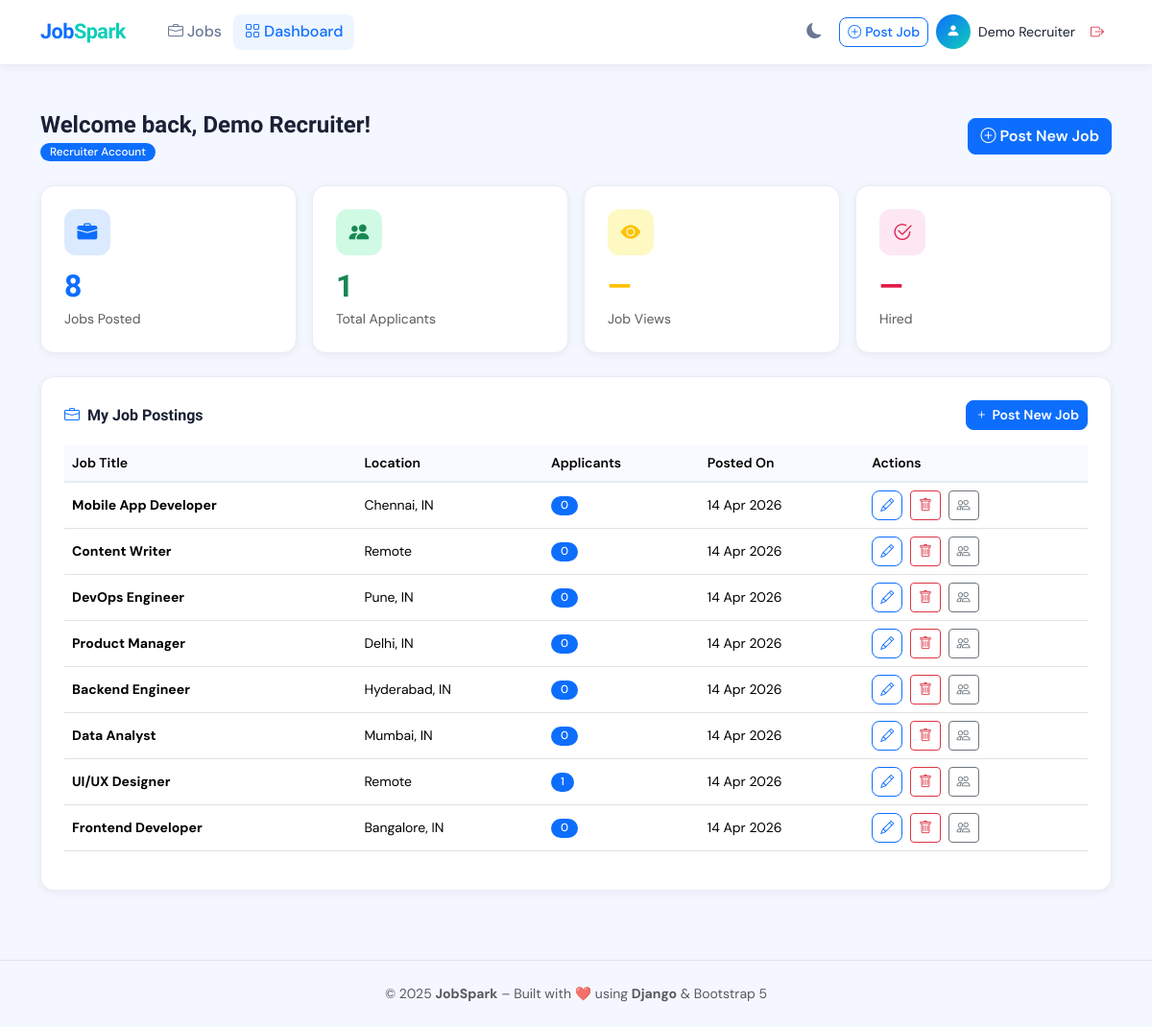
The page /dashboard/ (signed in) on the database its author committed.
### jobs/models.py (models this page shows, shortened)
class Job(models.Model):
    FULL_TIME  = 'Full-time'
    PART_TIME  = 'Part-time'
    CONTRACT   = 'Contract'
    INTERNSHIP = 'Internship'
    JOB_TYPE_CHOICES = [
        (FULL_TIME,  'Full-time'),
        (PART_TIME,  'Part-time'),
        (CONTRACT,   'Contract'),
        (INTERNSHIP, 'Internship'),
    ]
    ENGINEERING = 'Engineering'
    DESIGN      = 'Design'
    DATA        = 'Data'
    MANAGEMENT  = 'Management'
    MARKETING   = 'Marketing'
    SALES       = 'Sales'
    OTHER       = 'Other'
    CATEGORY_CHOICES = [
        (ENGINEERING, 'Engineering'),
        (DESIGN,      'Design'),
        (DATA,        'Data'),
        (MANAGEMENT,  'Management'),
        (MARKETING,   'Marketing'),
        (SALES,       'Sales'),
        (OTHER,       'Other'),
    ]
    title        = models.CharField(max_length=200)
    company      = models.CharField(max_length=200)
    location     = models.CharField(max_length=200)
    job_type     = models.CharField(max_length=20, choices=JOB_TYPE_CHOICES, default=FULL_TIME)
    salary       = models.CharField(max_length=100, blank=True, default='Negotiable')
    category     = models.CharField(max_length=50, choices=CATEGORY_CHOICES, default=ENGINEERING)
    description  = models.TextField()
    requirements = models.TextField(blank=True, help_text='One requirement per line')
    logo         = models.CharField(max_length=5, blank=True,
                                    help_text='2-letter abbreviation shown on card (e.g. TN)')
    recruiter = models.ForeignKey(
        User,
        on_delete=models.SET_NULL,
        null=True, blank=True,
        related_name='posted_jobs',
    )
    posted_at  = models.DateTimeField(default=timezone.now)
    updated_at = models.DateTimeField(auto_now=True)
    is_active = models.BooleanField(default=True)
    class Meta:
        ordering = ['-posted_at']   # Newest first
        verbose_name = 'Job'
        verbose_name_plural = 'Jobs'

### jobs/views.py (the view, shortened to what this page needs)
# urls.py: path('dashboard/',            views.dashboard,        name='dashboard'),
@login_required
def dashboard(request):
    user = request.user
    if is_recruiter(user):
        my_jobs    = Job.objects.filter(recruiter=user).prefetch_related('applications')
        total_apps = sum(j.applications.count() for j in my_jobs)
        context = {
            'is_recruiter': True,
            'my_jobs':      my_jobs,
            'total_apps':   total_apps,
        }
    return render(request, 'jobs/dashboard.html', context)

### jobs/templates/jobs/dashboard.html (shortened to what this page needs)
{% extends "jobs/base.html" %}
{% load static %}
{% block content %}
<div class="container py-5">
  <div class="d-flex flex-wrap justify-content-between align-items-center mb-4 gap-3 fade-up">
    <div>
      <h4 class="fw-bold mb-0">
        Welcome back, {{ user.first_name|default:user.email }}!
      </h4>
      <span class="badge bg-primary mt-1">
        {% if is_recruiter %}Recruiter Account{% else %}Job Seeker Account{% endif %}
      </span>
    </div>
    {% if is_recruiter %}
    <a href="{% url 'post_job' %}" class="btn btn-primary">
      <i class="bi bi-plus-circle me-1"></i>Post New Job
    </a>
    {% endif %}
  </div>
  {% if not is_recruiter %}
    <div class="row g-3 mb-4 fade-up fade-up-delay-1">
      <div class="col-6 col-md-3">
        <div class="stat-card">
          <div class="stat-icon mb-2" style="background:#dbeafe">
            <i class="bi bi-send-fill text-primary"></i>
          </div>
          <div class="stat-number text-primary">{{ my_apps.count }}</div>
          <p class="text-muted small mb-0">Applications</p>
        </div>
      </div>
      <div class="col-6 col-md-3">
        <div class="stat-card">
          <div class="stat-icon mb-2" style="background:#fef9c3">
            <i class="bi bi-bookmark-fill text-warning"></i>
          </div>
          <div class="stat-number text-warning">{{ saved_jobs|length }}</div>
          <p class="text-muted small mb-0">Saved Jobs</p>
        </div>
      </div>
      <div class="col-6 col-md-3">
        <div class="stat-card">
          <div class="stat-icon mb-2" style="background:#d1fae5">
            <i class="bi bi-eye-fill text-success"></i>
          </div>
          <div class="stat-number text-success">—</div>
          <p class="text-muted small mb-0">Profile Views</p>
        </div>
      </div>
      <div class="col-6 col-md-3">
        <div class="stat-card">
          <div class="stat-icon mb-2" style="background:#fce7f3">
            <i class="bi bi-check-circle-fill" style="color:#e11d48"></i>
          </div>
          <div class="stat-number" style="color:#e11d48">—</div>
          <p class="text-muted small mb-0">Interviews</p>
        </div>
      </div>
    </div>
    <div class="dash-section mb-4 fade-up fade-up-delay-2">
      <div class="d-flex justify-content-between align-items-center mb-3">
        <h6 class="dash-section-title mb-0">
          <i class="bi bi-send me-2 text-primary"></i>My Applications
        </h6>
        <a href="{% url 'home' %}" class="btn btn-sm btn-outline-primary">
          Browse More Jobs
        </a>
      </div>
      {% if my_apps %}
      <div class="table-responsive">
        <table class="table align-middle">
          <thead>
            <tr>
              <th>Job Title</th>
              <th>Company</th>
              <th>Status</th>
              <th>Applied On</th>
              <th></th>
            </tr>
          </thead>
          <tbody>
            {% for app in my_apps %}
            <tr>
              <td><strong>{{ app.job.title }}</strong></td>
              <td>{{ app.job.company }}</td>
              <td>
                <span class="badge {{ app.get_status_badge_class }}">
                  {{ app.get_status_display }}
                </span>
              </td>
              <td>{{ app.applied_at|date:"j M Y" }}</td>
              <td>
                <a href="{% url 'job_detail' app.job.pk %}"
                   class="btn btn-sm btn-outline-secondary">
                  <i class="bi bi-eye"></i>
                </a>
              </td>
            </tr>
            {% endfor %}
          </tbody>
        </table>
      </div>
      {% else %}
      <div class="text-center py-4 text-muted">
        <i class="bi bi-inbox display-6 mb-2 d-block"></i>
        No applications yet.
        <a href="{% url 'home' %}">Browse jobs →</a>
      </div>
      {% endif %}
    </div>
    <div class="dash-section fade-up fade-up-delay-3">
      <h6 class="dash-section-title">
        <i class="bi bi-bookmark me-2 text-warning"></i>Saved Jobs
      </h6>
      {% if saved_jobs %}
      <div class="row row-cols-1 row-cols-md-2 g-3">
        {% for job in saved_jobs %}
        <div class="col">
          <div class="job-card card h-100 border-0 shadow-sm">
            <div class="card-body p-4">
              <div class="d-flex justify-content-between align-items-start mb-3">
                <div class="company-logo">{{ job.get_logo }}</div>
                <form method="POST" action="{% url 'toggle_save' job.pk %}">
                  {% csrf_token %}
                  <input type="hidden" name="next" value="{% url 'dashboard' %}">
                  <button type="submit" class="btn btn-sm btn-icon saved" title="Remove">
                    <i class="bi bi-bookmark-fill"></i>
                  </button>
                </form>
              </div>
              <h6 class="job-title fw-bold mb-1">{{ job.title }}</h6>
              <p class="company-name text-muted small mb-2">{{ job.company }}</p>
              <div class="d-flex flex-wrap gap-2 mb-3">
                <span class="badge {{ job.get_type_badge_class }}">{{ job.job_type }}</span>
                <span class="badge badge-location">
                  <i class="bi bi-geo-alt me-1"></i>{{ job.location }}
                </span>
              </div>
              <p class="salary fw-semibold mb-3">{{ job.salary }}</p>
              <div class="d-flex gap-2">
                <a href="{% url 'job_detail' job.pk %}"
                   class="btn btn-outline-primary btn-sm flex-grow-1">View Details</a>
                {% if job.pk in applied_ids %}
                  <button class="btn btn-success btn-sm" disabled>
                    <i class="bi bi-check2"></i> Applied
                  </button>
                {% else %}
                  <a href="{% url 'job_detail' job.pk %}#apply"
                     class="btn btn-primary btn-sm">Apply</a>
                {% endif %}
              </div>
            </div>
          </div>
        </div>
        {% endfor %}
      </div>
      {% else %}
      <div class="text-center py-4 text-muted">
        <i class="bi bi-bookmark display-6 mb-2 d-block"></i>
        No saved jobs yet. Click the bookmark icon on any job card.
      </div>
      {% endif %}
    </div>
  {% else %}
    <div class="row g-3 mb-4 fade-up fade-up-delay-1">
      <div class="col-6 col-md-3">
        <div class="stat-card">
          <div class="stat-icon mb-2" style="background:#dbeafe">
            <i class="bi bi-briefcase-fill text-primary"></i>
          </div>
          <div class="stat-number text-primary">{{ my_jobs.count }}</div>
          <p class="text-muted small mb-0">Jobs Posted</p>
        </div>
      </div>
      <div class="col-6 col-md-3">
        <div class="stat-card">
          <div class="stat-icon mb-2" style="background:#d1fae5">
            <i class="bi bi-people-fill text-success"></i>
          </div>
          <div class="stat-number text-success">{{ total_apps }}</div>
          <p class="text-muted small mb-0">Total Applicants</p>
        </div>
      </div>
      <div class="col-6 col-md-3">
        <div class="stat-card">
          <div class="stat-icon mb-2" style="background:#fef9c3">
            <i class="bi bi-eye-fill text-warning"></i>
          </div>
          <div class="stat-number text-warning">—</div>
          <p class="text-muted small mb-0">Job Views</p>
        </div>
      </div>
      <div class="col-6 col-md-3">
        <div class="stat-card">
          <div class="stat-icon mb-2" style="background:#fce7f3">
            <i class="bi bi-check2-circle" style="color:#e11d48"></i>
          </div>
          <div class="stat-number" style="color:#e11d48">—</div>
          <p class="text-muted small mb-0">Hired</p>
        </div>
      </div>
    </div>
    <div class="dash-section fade-up fade-up-delay-2">
      <div class="d-flex justify-content-between align-items-center mb-3">
        <h6 class="dash-section-title mb-0">
          <i class="bi bi-briefcase me-2 text-primary"></i>My Job Postings
        </h6>
        <a href="{% url 'post_job' %}" class="btn btn-sm btn-primary">
          <i class="bi bi-plus me-1"></i>Post New Job
        </a>
      </div>
      {% if my_jobs %}
      <div class="table-responsive">
        <table class="table align-middle">
          <thead>
            <tr>
              <th>Job Title</th>
              <th>Location</th>
              <th>Applicants</th>
              <th>Posted On</th>
              <th>Actions</th>
            </tr>
          </thead>
          <tbody>
            {% for job in my_jobs %}
            <tr>
              <td><strong>{{ job.title }}</strong></td>
              <td>{{ job.location }}</td>
              <td>
                <span class="badge bg-primary">
                  {{ job.applications.count }}
                </span>
              </td>
              <td>{{ job.posted_at|date:"j M Y" }}</td>
              <td>
                <a href="{% url 'edit_job' job.pk %}"
                   class="btn btn-sm btn-outline-primary me-1"
                   title="Edit">
                  <i class="bi bi-pencil"></i>
                </a>
                <form method="POST" action="{% url 'delete_job' job.pk %}"
                      class="d-inline"
                      onsubmit="return confirm('Delete this job posting? This cannot be undone.')">
                  <button type="submit" class="btn btn-sm btn-outline-danger me-1"
                          title="Delete">
                    <i class="bi bi-trash"></i>
                  </button>
                </form>
                <a href="{% url 'view_applicants' job.pk %}"
                   class="btn btn-sm btn-outline-secondary"
                   title="View Applicants">
                  <i class="bi bi-people"></i>
                </a>
              </td>
            </tr>
            {% endfor %}
          </tbody>
        </table>
      </div>
      {% else %}
      <div class="text-center py-4 text-muted">
        <i class="bi bi-briefcase display-6 mb-2 d-block"></i>
        No jobs posted yet.
        <a href="{% url 'post_job' %}">Post your first job →</a>
      </div>
      {% endif %}
    </div>
  {% endif %}
</div>
{% endblock %}

### jobs/templates/jobs/base.html (shortened to what this page needs)
{% load static %}
<!DOCTYPE html>
<html lang="en">
<head>
  <link href="https://cdn.jsdelivr.net/npm/bootstrap@5.3.3/dist/css/bootstrap.min.css" rel="stylesheet"/>
  <link href="https://cdn.jsdelivr.net/npm/bootstrap-icons@1.11.3/font/bootstrap-icons.min.css" rel="stylesheet"/>
  <link href="{% static 'jobs/css/style.css' %}" rel="stylesheet"/>
</head>
<body>
<nav class="navbar navbar-expand-lg fixed-top">
  <div class="container">
    <a class="navbar-brand" href="{% url 'home' %}">
      Job<span class="brand-dot">Spark</span>
    </a>
    <div class="collapse navbar-collapse" id="navbarContent">
      <ul class="navbar-nav me-auto mb-2 mb-lg-0 ms-3">
        <li class="nav-item">
          <a class="nav-link {% if request.resolver_match.url_name == 'home' %}active{% endif %}"
             href="{% url 'home' %}">
            <i class="bi bi-briefcase me-1"></i>Jobs
          </a>
        </li>
        {% if user.is_authenticated %}
        <li class="nav-item">
          <a class="nav-link {% if request.resolver_match.url_name == 'dashboard' %}active{% endif %}"
             href="{% url 'dashboard' %}">
            <i class="bi bi-grid me-1"></i>Dashboard
          </a>
        </li>
        {% endif %}
      </ul>
      <div class="d-flex align-items-center gap-2">
        <button class="btn-icon" id="darkToggleBtn" title="Toggle dark mode">
        </button>
        {% if user.is_authenticated %}
          {% if user.is_staff %}
            <a href="{% url 'post_job' %}" class="btn btn-outline-primary btn-sm">
              <i class="bi bi-plus-circle me-1"></i>Post Job
            </a>
          {% endif %}
          <div class="d-flex align-items-center gap-2">
            <div class="user-avatar">
              <i class="bi bi-person-fill" style="font-size:.9rem"></i>
            </div>
            <span class="fw-500 small d-none d-lg-inline">
              {{ user.first_name|default:user.email }}
            </span>
          </div>
          <a href="{% url 'logout' %}" class="btn btn-sm text-danger border-0" title="Logout">
            <i class="bi bi-box-arrow-right"></i>
          </a>
        {% else %}
          <a href="{% url 'login' %}" class="btn btn-outline-primary btn-sm px-3">Login</a>
          <a href="{% url 'register' %}" class="btn btn-primary btn-sm px-3">Register</a>
        {% endif %}
      </div>
    </div>
  </div>
</nav>
{% block content %}{% endblock %}
<footer class="py-4 border-top mt-4">
  <div class="container text-center text-muted small">
    <p class="mb-0">
      © 2025 <strong>JobSpark</strong> –
      Built with ❤️ using <strong>Django</strong> &amp; Bootstrap 5
    </p>
  </div>
</footer>
</body>
</html>

### rows shown on the page
Job: title "Mobile App Developer", location "Chennai, IN", applications.count "0", posted_at "14 Apr 2026"
Job: title "Content Writer", location "Remote", applications.count "0", posted_at "14 Apr 2026"
Job: title "DevOps Engineer", location "Pune, IN", applications.count "0", posted_at "14 Apr 2026"
Job: title "Product Manager", location "Delhi, IN", applications.count "0", posted_at "14 Apr 2026"
Job: title "Backend Engineer", location "Hyderabad, IN", applications.count "0", posted_at "14 Apr 2026"
Job: title "Data Analyst", location "Mumbai, IN", applications.count "0", posted_at "14 Apr 2026"
Job: title "UI/UX Designer", location "Remote", applications.count "1", posted_at "14 Apr 2026"
Job: title "Frontend Developer", location "Bangalore, IN", applications.count "0", posted_at "14 Apr 2026"

### other values the page prints
{{ user.first_name|default:user.email }} "Demo Recruiter"
{{ my_jobs.count }} "8"
{{ total_apps }} "1"
